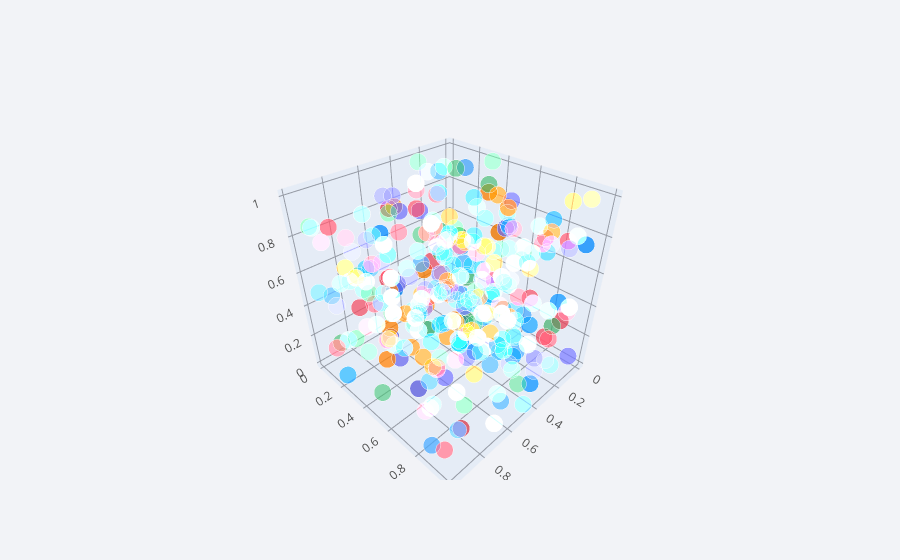

Source (notebook cell):
### Code cell


### Figure 1 — Plotly figure (JSON) as saved in the notebook; plotly's stock layout.template omitted (floating-point values rounded to 4 significant figures; data arrays with more than 128 entries replaced by an {"elided": "..."} marker saying what was removed)
{"data": [{"marker": {"color": {"elided": "300 str values"}, "opacity": 0.8, "size": {"elided": "300 int values"}, "symbol": "circle"}, "mode": "markers", "text": {"elided": "300 str values"}, "type": "scatter3d", "x": {"elided": "300 float values"}, "y": {"elided": "300 float values"}, "z": {"elided": "300 float values"}}], "layout": {"legend": {"bgcolor": "#F2F3F7", "font": {"color": "#505050"}}, "paper_bgcolor": "#F2F3F7", "plot_bgcolor": "#F2F3F7", "scene": {"xaxis": {"gridcolor": "#9499A3", "showgrid": true, "tickfont": {"color": "#505050"}, "title": {"font": {"color": "#505050"}, "text": ""}, "zerolinecolor": "#9499A3"}, "yaxis": {"gridcolor": "#9499A3", "showgrid": true, "tickfont": {"color": "#505050"}, "title": {"font": {"color": "#505050"}, "text": ""}, "zerolinecolor": "#9499A3"}, "zaxis": {"gridcolor": "#9499A3", "showgrid": true, "tickfont": {"color": "#505050"}, "title": {"font": {"color": "#505050"}, "text": ""}, "zerolinecolor": "#9499A3"}}, "title": {"font": {"color": "#484848"}}}}
